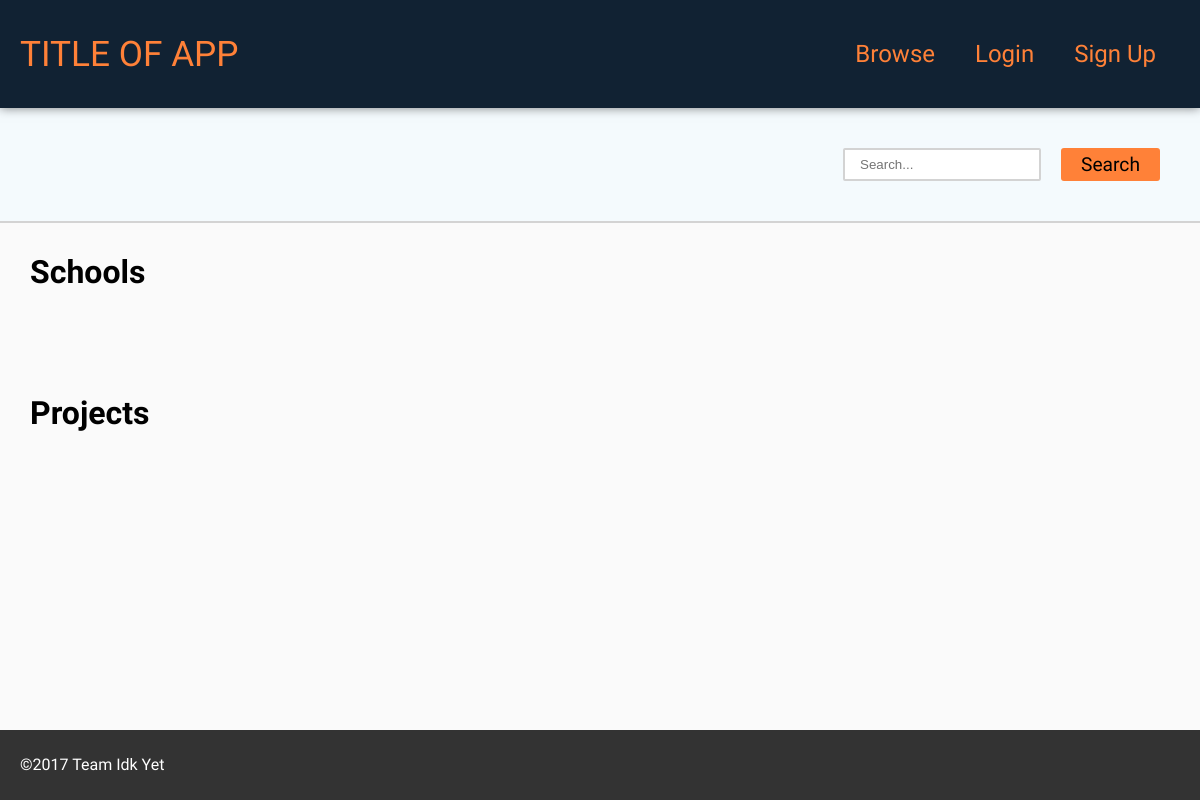
Page /browse.php on the earlier database version.
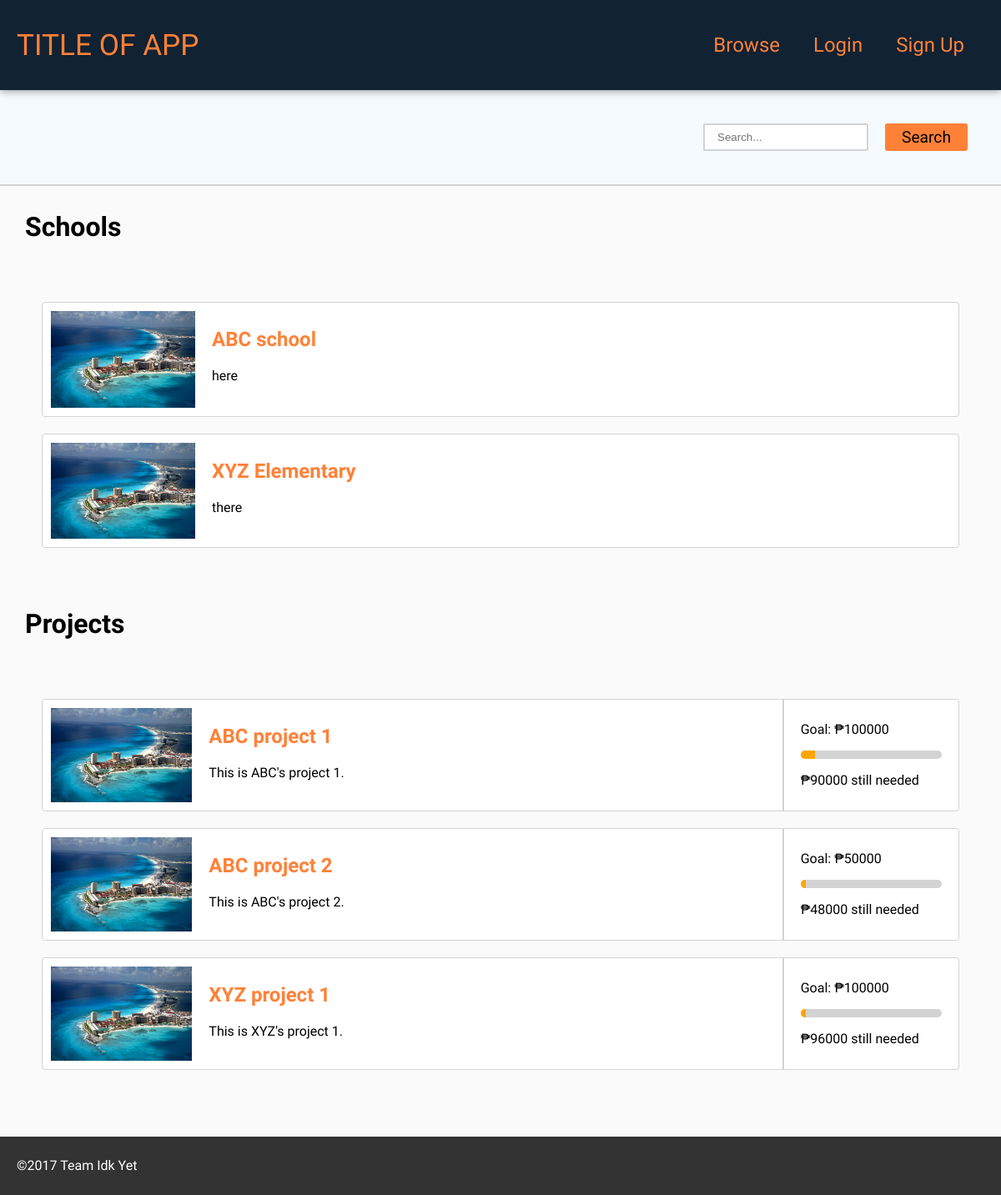
Same page on the later database version.
### tables this page shows
create table schools (
    id int not null primary key auto_increment,
    name varchar(255),
    location varchar(255),
    principal_id int
);

create table projects (
    id int not null primary key auto_increment,
    name varchar(255),
    school_id int,
    description varchar(255),
    collectedAmount decimal default 0,
    goalAmount decimal,
    foreign key (school_id) references schools(id)
);

### browse.php (the view)
<?php require('header.php');
if (isset($_GET['q'])) {
	$query = "select * from projects where upper(name) like upper('%". $_GET['q'] . "%')";
	$get_projects = mysqli_query($conn, $query);
	$query = "select * from schools where upper(name) like upper('%". $_GET['q'] . "%')";
	$get_schools = mysqli_query($conn, $query);
} else {
	$query = "select * from projects";
	$get_projects = mysqli_query($conn, $query);
	$query = "select * from schools";
	$get_schools = mysqli_query($conn, $query);
}
?>
<form class="browse-search" method="GET" action="./browse.php?q={$_GET['q']}">
	<input type="search" name="q" value="" placeholder="Search...">
	<input type="submit" name="" value="Search">
</form>
<?php if ($get_schools) { ?>
	<div>
		<h1>Schools</h1>
	</div>
	<div class="results">
	<?php while ($school = mysqli_fetch_array($get_schools)) {?>
		<div class="result">
			<div class="result-img">
				<img src="pic.jpg"/>
			</div>
			<div class="result-text">
				<div class="title">
					<h2><a href="./schoolview.php?id=<?php echo $school['id'] ?>"><?php echo $school["name"] ?></a></h2>
				</div>
				<div class="location">
					<p><?php echo $school["location"] ?></p>
				</div>
			</div>
			<div style="flex:1; padding:10px"></div>
		</div>
	<?php } ?>
	</div>
<?php } ?>
<?php if ($get_projects) { ?>
	<div>
		<h1>Projects</h1>
	</div>
	<div class="results">
	<?php while($project = mysqli_fetch_array($get_projects)) {?>
		<div class="result">
			<div class="result-img">
				<img src="pic.jpg"/>
			</div>
			<div class="result-text">
				<div class="title">
					<h2><a href="./projectview.php?id=<?php echo $project['id'] ?>"><?php echo $project["name"] ?></a></h2>
				</div>
				<div class="description">
					<p><?php echo $project["description"] ?></p>
				</div>
			</div>
			<div class="donation-stats">
				<p>Goal: <?php echo "₱" . $project['goalAmount'] ?></p>
				<?php if($project['collectedAmount'] == $project['goalAmount']) { ?>
					<p>Accomplished</p>
				<?php } else { ?>
					<?php $percentage = (($project['collectedAmount'] * 1.0) / $project['goalAmount']) * 100;
					$percentage = round($percentage, 2)?>
					<div class="progress-bar"><div class="progress-bar-fill" style="width:<?php echo $percentage . '%';?>"></div></div>
					<p><?php echo "₱" . ($project['goalAmount'] - $project['collectedAmount']) ?> still needed</p>
				<?php } ?>
			</div>
		</div>
	<?php } ?>
	</div>
<?php } ?>
<?php require('footer.php');?>

### header.php (shortened to what this page needs)
<!DOCTYPE html>
<html>
    <head>
        <link rel="stylesheet" type="text/css" href="style.css">
    </head>
    <body>
        <nav class="topcontainer">
            <div class="site-title">
                <a href="./">TITLE OF APP</a>
            </div>
            <div class="rightcontainer" style="font-size:150%">
                <?php
                if(empty($_SESSION['logged_in']) || empty($_SESSION['username']))
                {
                    ?>
                        <div id="browse" class="button">
                            <p><a href="browse.php">Browse</a></p>
                        </div>
                        <div id="login" class="button">
                            <p><a href="login.php">Login</a></p>
                        </div>
                        <div id="signup" class="button">
                            <p><a href="register.php">Sign Up</a></p>
                        </div>
                    <?php
                }
                ?>
            </div>
        </nav>
        <div class="main-content">

### footer.php
		</div>
		<div class="footer"><?php echo "©" . date('Y') . " Team Idk Yet";?></div>
    </body>
</html>

### style.css (style rules this page uses)
html { font-family: 'Oswald', sans-serif; }
body { background-color: #fafafa; margin: 0px; display: flex; flex-direction: column; min-height: 100vh; }
a { text-decoration: none; color: #ff8138; -webkit-transition: color 500ms ease-out 0s; -moz-transition: color 500ms ease-out 0s; -o-trasition: color 500ms ease-out 0s; transition: color 500ms ease-out 0s; }
.browse-search { display: flex; justify-content: flex-end; padding: 40px; margin: -30px -30px 30px -30px; background-color: #f4fafd; border-bottom: 2px solid lightgray; }
input[type="search"] { border: 2px solid lightgray; margin-right: 20px; border-radius: 2px; padding-left: 15px; background-color: #FFFFFF; -webkit-transition: border-color 500ms ease-out 0s; -moz-transition: border-color 500ms ease-out 0s; -o-trasition: border-color 500ms ease-out 0s; transition: border-color 500ms ease-out 0s; }
input[type="submit"] { background-color: #ff8138; font-size: 120%; border: none; padding: 5px 20px; border-radius: 3px; font-family: 'Oswald', sans-serif; -webkit-transition: background-color 500ms ease-out 0s; -moz-transition: background-color 500ms ease-out 0s; -o-trasition: background-color 500ms ease-out 0s; transition: background-color 500ms ease-out 0s; }
.topcontainer { background-color: #112233; display: flex; flex-direction: row; align-items: center; line-height: 60px; color: white; box-shadow: 0 0 10px rgba(0, 0, 0, .5); z-index: 1; }
.rightcontainer { display: flex; flex-direction: row; justify-content: flex-end; flex: 1; padding-right: 2% }
.site-title { flex: 1; font-size: 220%; margin-left: 20px; }
.main-content { flex: 1; margin: 30px 30px; }
.button { margin: 0px 20px; }
.results { padding: 30px 0px; margin: 0px 20px; }
.result { display: flex; background-color: #FFFFFF; border: 1px solid lightgray; border-radius: 4px; margin: 20px 0px; }
.result-img { flex: 1; margin: 10px; overflow: hidden; display: flex; flex-direction: column; justify-content: center; }
.result-img img { width: 100%; height: auto; }
.result-text { flex: 4; padding: 10px; }
.donation-stats { flex: 1; padding: 10px 20px; border-left: 2px solid lightgray; }
.progress-bar { background-color: lightgray; border-radius: 10px; height: 10px; width: 100%; margin: 10px 0; overflow: hidden; }
.progress-bar-fill { background-color: orange; height: 10px; }
.footer { background-color: #333333; color: #FFFFFF; line-height: 50px; padding: 10px 20px; }

Differences in the rows shown:
added schools: name "ABC school", location "here"
added schools: name "XYZ Elementary", location "there"
added projects: name "ABC project 1", description "This is ABC's project 1.", goalAmount "100000", $project['goalAmount'] - $project['collectedAmount'] "90000"
added projects: name "ABC project 2", description "This is ABC's project 2.", goalAmount "50000", $project['goalAmount'] - $project['collectedAmount'] "48000"
added projects: name "XYZ project 1", description "This is XYZ's project 1.", goalAmount "100000", $project['goalAmount'] - $project['collectedAmount'] "96000"
